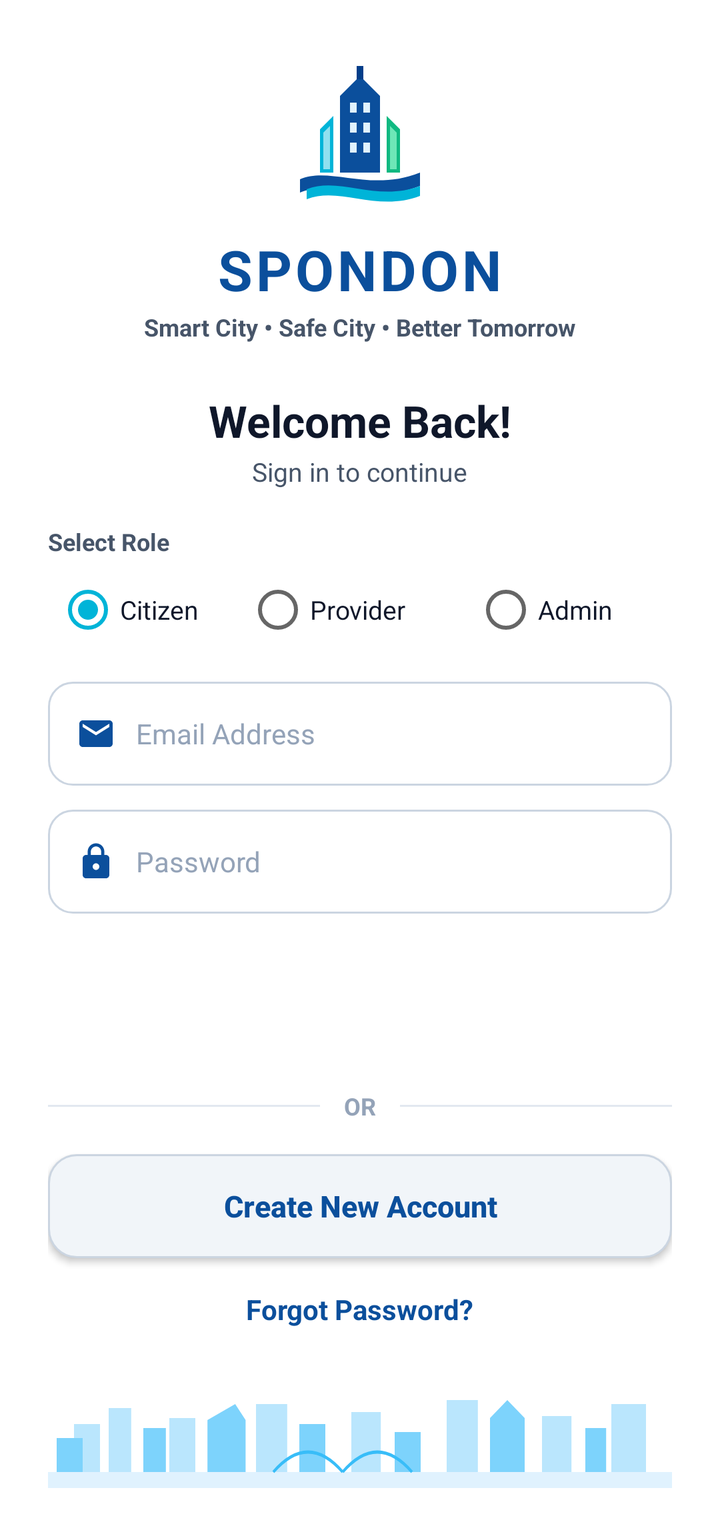
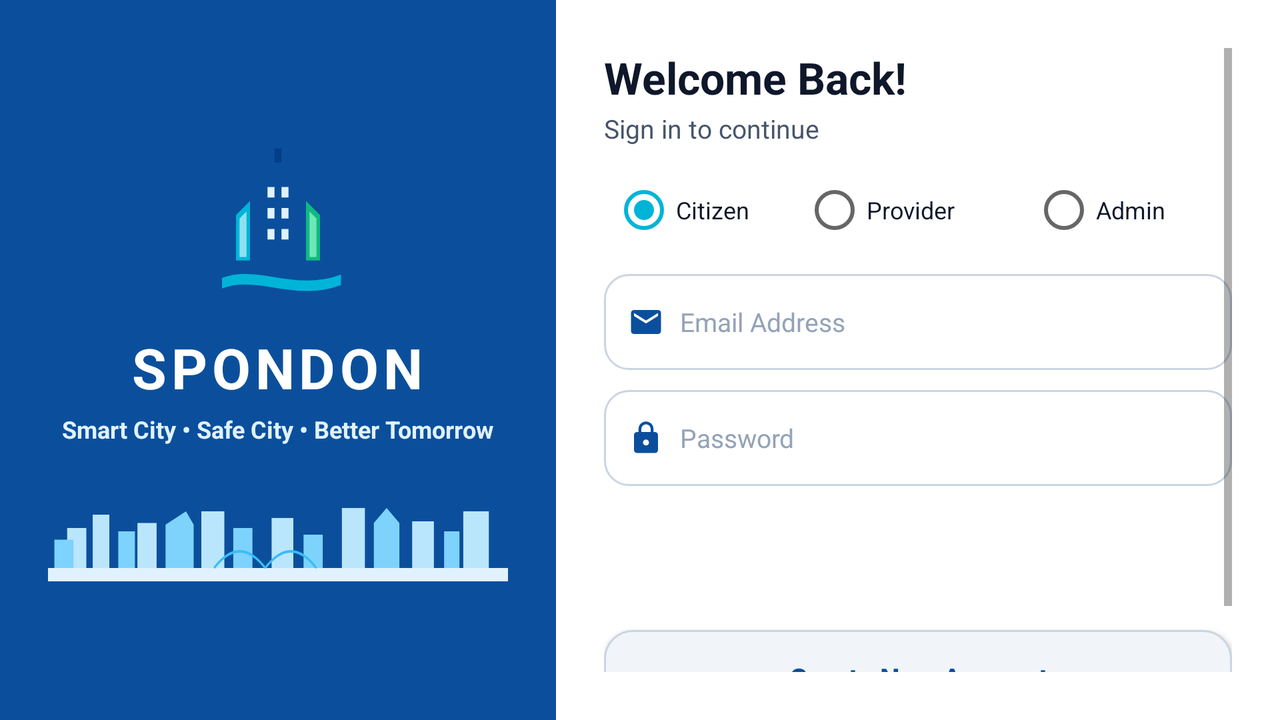

Compare how this app lays out the same screen by default and in its alternative resource folder. The renders come first, then the two layout files and the values they reference.
<!-- AndroidManifest.xml: application theme Theme.SPONDON -->
<!-- res/layout/activity_login.xml -->
<?xml version="1.0" encoding="utf-8"?>
<ScrollView xmlns:android="http://schemas.android.com/apk/res/android"
    android:layout_width="match_parent"
    android:layout_height="match_parent"
    android:background="@color/surface_white"
    android:fillViewport="true">

    <LinearLayout
        android:layout_width="match_parent"
        android:layout_height="wrap_content"
        android:gravity="center_horizontal"
        android:orientation="vertical"
        android:paddingStart="24dp"
        android:paddingTop="28dp"
        android:paddingEnd="24dp"
        android:paddingBottom="16dp">

        
        <ImageView
            android:layout_width="80dp"
            android:layout_height="80dp"
            android:contentDescription="SPONDON Logo"
            android:src="@drawable/ic_spondon_logo_mark" />

        <TextView
            android:layout_width="wrap_content"
            android:layout_height="wrap_content"
            android:layout_marginTop="8dp"
            android:letterSpacing="0.06"
            android:text="SPONDON"
            android:textColor="@color/primary_blue"
            android:textSize="28sp"
            android:textStyle="bold" />

        <TextView
            android:layout_width="wrap_content"
            android:layout_height="wrap_content"
            android:layout_marginTop="2dp"
            android:text="Smart City • Safe City • Better Tomorrow"
            android:textColor="@color/text_secondary"
            android:textSize="12sp"
            android:textStyle="bold" />

        
        <TextView
            android:layout_width="wrap_content"
            android:layout_height="wrap_content"
            android:layout_marginTop="24dp"
            android:text="Welcome Back!"
            android:textColor="@color/text_primary"
            android:textSize="22sp"
            android:textStyle="bold" />

        <TextView
            android:layout_width="wrap_content"
            android:layout_height="wrap_content"
            android:layout_marginTop="2dp"
            android:text="Sign in to continue"
            android:textColor="@color/text_secondary"
            android:textSize="13sp" />

        
        <TextView
            android:layout_width="match_parent"
            android:layout_height="wrap_content"
            android:layout_marginTop="18dp"
            android:text="Select Role"
            android:textColor="@color/text_secondary"
            android:textSize="12sp"
            android:textStyle="bold" />

        <RadioGroup
            android:id="@+id/roleGroup"
            android:layout_width="match_parent"
            android:layout_height="wrap_content"
            android:layout_marginTop="6dp"
            android:background="@drawable/bg_chip_unselected"
            android:orientation="horizontal"
            android:padding="4dp">

            <RadioButton
                android:id="@+id/rbCitizen"
                android:layout_width="0dp"
                android:layout_height="wrap_content"
                android:layout_weight="1"
                android:checked="true"
                android:text="Citizen"
                android:textColor="@color/text_primary"
                android:textSize="13sp" />

            <RadioButton
                android:id="@+id/rbProvider"
                android:layout_width="0dp"
                android:layout_height="wrap_content"
                android:layout_weight="1.2"
                android:text="Provider"
                android:textColor="@color/text_primary"
                android:textSize="13sp" />

            <RadioButton
                android:id="@+id/rbAdmin"
                android:layout_width="0dp"
                android:layout_height="wrap_content"
                android:layout_weight="1"
                android:text="Admin"
                android:textColor="@color/text_primary"
                android:textSize="13sp" />
        </RadioGroup>

        
        <LinearLayout
            android:layout_width="match_parent"
            android:layout_height="52dp"
            android:layout_marginTop="16dp"
            android:background="@drawable/bg_edit_text"
            android:gravity="center_vertical"
            android:orientation="horizontal"
            android:paddingStart="14dp"
            android:paddingEnd="14dp">

            <ImageView
                android:layout_width="20dp"
                android:layout_height="20dp"
                android:contentDescription="Email Icon"
                android:src="@drawable/ic_email_blue" />

            <EditText
                android:id="@+id/etEmail"
                android:layout_width="match_parent"
                android:layout_height="match_parent"
                android:layout_marginStart="10dp"
                android:background="@null"
                android:hint="Email Address"
                android:inputType="textEmailAddress"
                android:textColor="@color/text_primary"
                android:textColorHint="@color/text_muted"
                android:textSize="14sp" />
        </LinearLayout>

        
        <LinearLayout
            android:layout_width="match_parent"
            android:layout_height="52dp"
            android:layout_marginTop="12dp"
            android:background="@drawable/bg_edit_text"
            android:gravity="center_vertical"
            android:orientation="horizontal"
            android:paddingStart="14dp"
            android:paddingEnd="14dp">

            <ImageView
                android:layout_width="20dp"
                android:layout_height="20dp"
                android:contentDescription="Password Icon"
                android:src="@drawable/ic_lock_blue" />

            <EditText
                android:id="@+id/etPassword"
                android:layout_width="match_parent"
                android:layout_height="match_parent"
                android:layout_marginStart="10dp"
                android:background="@null"
                android:hint="Password"
                android:inputType="textPassword"
                android:textColor="@color/text_primary"
                android:textColorHint="@color/text_muted"
                android:textSize="14sp" />
        </LinearLayout>

        
        <Button
            android:id="@+id/btnLogin"
            android:layout_width="match_parent"
            android:layout_height="52dp"
            android:layout_marginTop="20dp"
            android:background="@drawable/bg_button_primary"
            android:text="Login"
            android:textAllCaps="false"
            android:textColor="#FFFFFF"
            android:textSize="16sp"
            android:textStyle="bold" />

        
        <LinearLayout
            android:layout_width="match_parent"
            android:layout_height="wrap_content"
            android:layout_marginTop="16dp"
            android:gravity="center_vertical"
            android:orientation="horizontal">

            <View
                android:layout_width="0dp"
                android:layout_height="1dp"
                android:layout_weight="1"
                android:background="@color/card_border" />

            <TextView
                android:layout_width="wrap_content"
                android:layout_height="wrap_content"
                android:layout_marginStart="12dp"
                android:layout_marginEnd="12dp"
                android:text="OR"
                android:textColor="@color/text_muted"
                android:textSize="12sp"
                android:textStyle="bold" />

            <View
                android:layout_width="0dp"
                android:layout_height="1dp"
                android:layout_weight="1"
                android:background="@color/card_border" />
        </LinearLayout>

        
        <Button
            android:id="@+id/btnRegister"
            android:layout_width="match_parent"
            android:layout_height="52dp"
            android:layout_marginTop="16dp"
            android:background="@drawable/bg_button_secondary"
            android:text="Create New Account"
            android:textAllCaps="false"
            android:textColor="@color/primary_blue"
            android:textSize="15sp"
            android:textStyle="bold" />

        
        <TextView
            android:id="@+id/tvForgotPassword"
            android:layout_width="wrap_content"
            android:layout_height="wrap_content"
            android:layout_marginTop="16dp"
            android:text="Forgot Password?"
            android:textColor="@color/primary_blue"
            android:textSize="14sp"
            android:textStyle="bold" />

        <View
            android:layout_width="match_parent"
            android:layout_height="0dp"
            android:layout_weight="1" />

        
        <ImageView
            android:layout_width="match_parent"
            android:layout_height="60dp"
            android:layout_marginTop="20dp"
            android:contentDescription="City Skyline"
            android:scaleType="fitXY"
            android:src="@drawable/bg_city_skyline_vector" />

    </LinearLayout>

</ScrollView>
<!-- resources referenced by this layout -->
<resources>
  <color name="card_border">#E2E8F0</color>
  <color name="primary_blue">#0B4F9C</color>
  <color name="surface_white">#FFFFFF</color>
  <color name="text_muted">#94A3B8</color>
  <color name="text_primary">#0F172A</color>
  <color name="text_secondary">#475569</color>
  <!-- drawable bg_button_secondary (drawable) -->
  <?xml version="1.0" encoding="utf-8"?>
  <ripple xmlns:android="http://schemas.android.com/apk/res/android"
      android:color="#1A0B4F9C">
      <item>
          <shape android:shape="rectangle">
              <solid android:color="#F1F5F9" />
              <stroke android:width="1dp" android:color="#CBD5E1" />
              <corners android:radius="14dp" />
          </shape>
      </item>
  </ripple>
  <!-- drawable bg_city_skyline_vector (drawable) -->
  <vector xmlns:android="http://schemas.android.com/apk/res/android"
      android:width="360dp"
      android:height="60dp"
      android:viewportWidth="360"
      android:viewportHeight="60">
      
      <path
          android:fillColor="#E0F2FE"
          android:pathData="M0,52 L360,52 L360,60 L0,60 Z" />
  
      
      <path
          android:fillColor="#BAE6FD"
          android:pathData="M15,28 L30,28 L30,52 L15,52 Z M35,20 L48,20 L48,52 L35,52 Z M70,25 L85,25 L85,52 L70,52 Z M120,18 L138,18 L138,52 L120,52 Z M175,22 L192,22 L192,52 L175,52 Z M230,16 L248,16 L248,52 L230,52 Z M285,24 L302,24 L302,52 L285,52 Z M325,18 L345,18 L345,52 L325,52 Z" />
  
      
      <path
          android:fillColor="#7DD3FC"
          android:pathData="M5,35 L20,35 L20,52 L5,52 Z M55,30 L68,30 L68,52 L55,52 Z M92,26 L108,18 L114,26 L114,52 L92,52 Z M145,28 L160,28 L160,52 L145,52 Z M200,32 L215,32 L215,52 L200,52 Z M255,25 L265,16 L275,25 L275,52 L255,52 Z M310,30 L322,30 L322,52 L310,52 Z" />
  
      
      <path
          android:strokeColor="#38BDF8"
          android:strokeWidth="1.5"
          android:pathData="M130,52 Q150,32 170,52 M170,52 Q190,32 210,52" />
  </vector>
  <!-- drawable bg_edit_text (drawable) -->
  <?xml version="1.0" encoding="utf-8"?>
  <shape xmlns:android="http://schemas.android.com/apk/res/android"
      android:shape="rectangle">
      <solid android:color="@color/surface_white" />
      <stroke android:width="1dp" android:color="#CBD5E1" />
      <corners android:radius="12dp" />
  </shape>
  <!-- drawable ic_email_blue (drawable) -->
  <vector xmlns:android="http://schemas.android.com/apk/res/android"
      android:width="24dp"
      android:height="24dp"
      android:viewportWidth="24"
      android:viewportHeight="24">
      <path
          android:fillColor="#0B4F9C"
          android:pathData="M20,4 L4,4 C2.9,4 2.01,4.9 2.01,6 L2,18 C2,19.1 2.9,20 4,20 L20,20 C21.1,20 22,19.1 22,18 L22,6 C22,4.9 21.1,4 20,4 Z M20,8 L12,13 L4,8 L4,6 L12,11 L20,6 L20,8 Z" />
  </vector>
  <!-- drawable ic_lock_blue (drawable) -->
  <vector xmlns:android="http://schemas.android.com/apk/res/android"
      android:width="24dp"
      android:height="24dp"
      android:viewportWidth="24"
      android:viewportHeight="24">
      <path
          android:fillColor="#0B4F9C"
          android:pathData="M18,8 L17,8 L17,6 C17,3.24 14.76,1 12,1 C9.24,1 7,3.24 7,6 L7,8 L6,8 C4.9,8 4,8.9 4,10 L4,20 C4,21.1 4.9,22 6,22 L18,22 C19.1,22 20,21.1 20,20 L20,10 C20,8.9 19.1,8 18,8 Z M12,17 C10.9,17 10,16.1 10,15 C10,13.9 10.9,13 12,13 C13.1,13 14,13.9 14,15 C14,16.1 13.1,17 12,17 Z M15.1,8 L8.9,8 L8.9,6 C8.9,4.29 10.29,2.9 12,2.9 C13.71,2.9 15.1,4.29 15.1,6 L15.1,8 Z" />
  </vector>
  <style name="Theme.SPONDON" parent="Theme.AppCompat.Light.NoActionBar">
          
          <item name="colorPrimary">@color/primary_blue</item>
          <item name="colorPrimaryDark">@color/primary_blue_dark</item>
          <item name="colorAccent">@color/accent_cyan</item>
          <item name="android:windowBackground">@color/surface_background</item>
          <item name="android:statusBarColor">@color/primary_blue_dark</item>
      </style>
  <color name="primary_blue_dark">#083B75</color>
  <color name="accent_cyan">#00B4D8</color>
  <color name="surface_background">#F8FAFC</color>
  <!-- some entries are left out for length -->
</resources>
<!-- res/layout-land/activity_login.xml (the repository's variant of the layout above) -->
<!-- drawn on the phone turned sideways -->
<?xml version="1.0" encoding="utf-8"?>
<LinearLayout xmlns:android="http://schemas.android.com/apk/res/android"
    android:layout_width="match_parent"
    android:layout_height="match_parent"
    android:background="@color/surface_white"
    android:orientation="horizontal">

    
    <LinearLayout
        android:layout_width="0dp"
        android:layout_height="match_parent"
        android:layout_weight="1"
        android:background="@color/primary_blue"
        android:gravity="center"
        android:orientation="vertical"
        android:padding="24dp">

        <ImageView
            android:layout_width="84dp"
            android:layout_height="84dp"
            android:contentDescription="SPONDON Logo"
            android:src="@drawable/ic_spondon_logo_mark" />

        <TextView
            android:layout_width="wrap_content"
            android:layout_height="wrap_content"
            android:layout_marginTop="12dp"
            android:letterSpacing="0.08"
            android:text="SPONDON"
            android:textColor="#FFFFFF"
            android:textSize="28sp"
            android:textStyle="bold" />

        <TextView
            android:layout_width="wrap_content"
            android:layout_height="wrap_content"
            android:layout_marginTop="4dp"
            android:text="Smart City • Safe City • Better Tomorrow"
            android:textColor="#E0F2FE"
            android:textSize="12sp"
            android:textStyle="bold" />

        <ImageView
            android:layout_width="match_parent"
            android:layout_height="50dp"
            android:layout_marginTop="18dp"
            android:contentDescription="Skyline"
            android:scaleType="fitXY"
            android:src="@drawable/bg_city_skyline_vector" />
    </LinearLayout>

    
    <ScrollView
        android:layout_width="0dp"
        android:layout_height="match_parent"
        android:layout_weight="1.3"
        android:fillViewport="true"
        android:padding="24dp">

        <LinearLayout
            android:layout_width="match_parent"
            android:layout_height="wrap_content"
            android:orientation="vertical">

            <TextView
                android:layout_width="wrap_content"
                android:layout_height="wrap_content"
                android:text="Welcome Back!"
                android:textColor="@color/text_primary"
                android:textSize="22sp"
                android:textStyle="bold" />

            <TextView
                android:layout_width="wrap_content"
                android:layout_height="wrap_content"
                android:layout_marginTop="2dp"
                android:text="Sign in to continue"
                android:textColor="@color/text_secondary"
                android:textSize="13sp" />

            
            <RadioGroup
                android:id="@+id/roleGroup"
                android:layout_width="match_parent"
                android:layout_height="wrap_content"
                android:layout_marginTop="12dp"
                android:background="@drawable/bg_chip_unselected"
                android:orientation="horizontal"
                android:padding="4dp">

                <RadioButton
                    android:id="@+id/rbCitizen"
                    android:layout_width="0dp"
                    android:layout_height="wrap_content"
                    android:layout_weight="1"
                    android:checked="true"
                    android:text="Citizen"
                    android:textColor="@color/text_primary"
                    android:textSize="12sp" />

                <RadioButton
                    android:id="@+id/rbProvider"
                    android:layout_width="0dp"
                    android:layout_height="wrap_content"
                    android:layout_weight="1.2"
                    android:text="Provider"
                    android:textColor="@color/text_primary"
                    android:textSize="12sp" />

                <RadioButton
                    android:id="@+id/rbAdmin"
                    android:layout_width="0dp"
                    android:layout_height="wrap_content"
                    android:layout_weight="1"
                    android:text="Admin"
                    android:textColor="@color/text_primary"
                    android:textSize="12sp" />
            </RadioGroup>

            
            <LinearLayout
                android:layout_width="match_parent"
                android:layout_height="48dp"
                android:layout_marginTop="12dp"
                android:background="@drawable/bg_edit_text"
                android:gravity="center_vertical"
                android:orientation="horizontal"
                android:paddingStart="12dp"
                android:paddingEnd="12dp">

                <ImageView
                    android:layout_width="18dp"
                    android:layout_height="18dp"
                    android:contentDescription="Email Icon"
                    android:src="@drawable/ic_email_blue" />

                <EditText
                    android:id="@+id/etEmail"
                    android:layout_width="match_parent"
                    android:layout_height="match_parent"
                    android:layout_marginStart="8dp"
                    android:background="@null"
                    android:hint="Email Address"
                    android:inputType="textEmailAddress"
                    android:textColor="@color/text_primary"
                    android:textColorHint="@color/text_muted"
                    android:textSize="13sp" />
            </LinearLayout>

            
            <LinearLayout
                android:layout_width="match_parent"
                android:layout_height="48dp"
                android:layout_marginTop="10dp"
                android:background="@drawable/bg_edit_text"
                android:gravity="center_vertical"
                android:orientation="horizontal"
                android:paddingStart="12dp"
                android:paddingEnd="12dp">

                <ImageView
                    android:layout_width="18dp"
                    android:layout_height="18dp"
                    android:contentDescription="Password Icon"
                    android:src="@drawable/ic_lock_blue" />

                <EditText
                    android:id="@+id/etPassword"
                    android:layout_width="match_parent"
                    android:layout_height="match_parent"
                    android:layout_marginStart="8dp"
                    android:background="@null"
                    android:hint="Password"
                    android:inputType="textPassword"
                    android:textColor="@color/text_primary"
                    android:textColorHint="@color/text_muted"
                    android:textSize="13sp" />
            </LinearLayout>

            
            <Button
                android:id="@+id/btnLogin"
                android:layout_width="match_parent"
                android:layout_height="48dp"
                android:layout_marginTop="14dp"
                android:background="@drawable/bg_button_primary"
                android:text="Login"
                android:textAllCaps="false"
                android:textColor="#FFFFFF"
                android:textSize="15sp"
                android:textStyle="bold" />

            <Button
                android:id="@+id/btnRegister"
                android:layout_width="match_parent"
                android:layout_height="48dp"
                android:layout_marginTop="10dp"
                android:background="@drawable/bg_button_secondary"
                android:text="Create New Account"
                android:textAllCaps="false"
                android:textColor="@color/primary_blue"
                android:textSize="14sp"
                android:textStyle="bold" />

            <TextView
                android:id="@+id/tvForgotPassword"
                android:layout_width="wrap_content"
                android:layout_height="wrap_content"
                android:layout_gravity="center_horizontal"
                android:layout_marginTop="10dp"
                android:layout_marginBottom="12dp"
                android:text="Forgot Password?"
                android:textColor="@color/primary_blue"
                android:textSize="13sp"
                android:textStyle="bold" />

        </LinearLayout>
    </ScrollView>

</LinearLayout>
<!-- resources referenced by the variant -->
<!-- as the phone turned sideways resolves them -->
<resources>
  <color name="primary_blue">#0B4F9C</color>
  <color name="surface_white">#FFFFFF</color>
  <color name="text_muted">#94A3B8</color>
  <color name="text_primary">#0F172A</color>
  <color name="text_secondary">#475569</color>
  <!-- drawable bg_button_secondary (drawable) -->
  <?xml version="1.0" encoding="utf-8"?>
  <ripple xmlns:android="http://schemas.android.com/apk/res/android"
      android:color="#1A0B4F9C">
      <item>
          <shape android:shape="rectangle">
              <solid android:color="#F1F5F9" />
              <stroke android:width="1dp" android:color="#CBD5E1" />
              <corners android:radius="14dp" />
          </shape>
      </item>
  </ripple>
  <!-- drawable bg_city_skyline_vector (drawable) -->
  <vector xmlns:android="http://schemas.android.com/apk/res/android"
      android:width="360dp"
      android:height="60dp"
      android:viewportWidth="360"
      android:viewportHeight="60">
      
      <path
          android:fillColor="#E0F2FE"
          android:pathData="M0,52 L360,52 L360,60 L0,60 Z" />
  
      
      <path
          android:fillColor="#BAE6FD"
          android:pathData="M15,28 L30,28 L30,52 L15,52 Z M35,20 L48,20 L48,52 L35,52 Z M70,25 L85,25 L85,52 L70,52 Z M120,18 L138,18 L138,52 L120,52 Z M175,22 L192,22 L192,52 L175,52 Z M230,16 L248,16 L248,52 L230,52 Z M285,24 L302,24 L302,52 L285,52 Z M325,18 L345,18 L345,52 L325,52 Z" />
  
      
      <path
          android:fillColor="#7DD3FC"
          android:pathData="M5,35 L20,35 L20,52 L5,52 Z M55,30 L68,30 L68,52 L55,52 Z M92,26 L108,18 L114,26 L114,52 L92,52 Z M145,28 L160,28 L160,52 L145,52 Z M200,32 L215,32 L215,52 L200,52 Z M255,25 L265,16 L275,25 L275,52 L255,52 Z M310,30 L322,30 L322,52 L310,52 Z" />
  
      
      <path
          android:strokeColor="#38BDF8"
          android:strokeWidth="1.5"
          android:pathData="M130,52 Q150,32 170,52 M170,52 Q190,32 210,52" />
  </vector>
  <!-- drawable bg_edit_text (drawable) -->
  <?xml version="1.0" encoding="utf-8"?>
  <shape xmlns:android="http://schemas.android.com/apk/res/android"
      android:shape="rectangle">
      <solid android:color="@color/surface_white" />
      <stroke android:width="1dp" android:color="#CBD5E1" />
      <corners android:radius="12dp" />
  </shape>
  <!-- drawable ic_email_blue (drawable) -->
  <vector xmlns:android="http://schemas.android.com/apk/res/android"
      android:width="24dp"
      android:height="24dp"
      android:viewportWidth="24"
      android:viewportHeight="24">
      <path
          android:fillColor="#0B4F9C"
          android:pathData="M20,4 L4,4 C2.9,4 2.01,4.9 2.01,6 L2,18 C2,19.1 2.9,20 4,20 L20,20 C21.1,20 22,19.1 22,18 L22,6 C22,4.9 21.1,4 20,4 Z M20,8 L12,13 L4,8 L4,6 L12,11 L20,6 L20,8 Z" />
  </vector>
  <!-- drawable ic_lock_blue (drawable) -->
  <vector xmlns:android="http://schemas.android.com/apk/res/android"
      android:width="24dp"
      android:height="24dp"
      android:viewportWidth="24"
      android:viewportHeight="24">
      <path
          android:fillColor="#0B4F9C"
          android:pathData="M18,8 L17,8 L17,6 C17,3.24 14.76,1 12,1 C9.24,1 7,3.24 7,6 L7,8 L6,8 C4.9,8 4,8.9 4,10 L4,20 C4,21.1 4.9,22 6,22 L18,22 C19.1,22 20,21.1 20,20 L20,10 C20,8.9 19.1,8 18,8 Z M12,17 C10.9,17 10,16.1 10,15 C10,13.9 10.9,13 12,13 C13.1,13 14,13.9 14,15 C14,16.1 13.1,17 12,17 Z M15.1,8 L8.9,8 L8.9,6 C8.9,4.29 10.29,2.9 12,2.9 C13.71,2.9 15.1,4.29 15.1,6 L15.1,8 Z" />
  </vector>
  <style name="Theme.SPONDON" parent="Theme.AppCompat.Light.NoActionBar">
          
          <item name="colorPrimary">@color/primary_blue</item>
          <item name="colorPrimaryDark">@color/primary_blue_dark</item>
          <item name="colorAccent">@color/accent_cyan</item>
          <item name="android:windowBackground">@color/surface_background</item>
          <item name="android:statusBarColor">@color/primary_blue_dark</item>
      </style>
  <color name="primary_blue_dark">#083B75</color>
  <color name="accent_cyan">#00B4D8</color>
  <color name="surface_background">#F8FAFC</color>
  <!-- some entries are left out for length -->
</resources>
